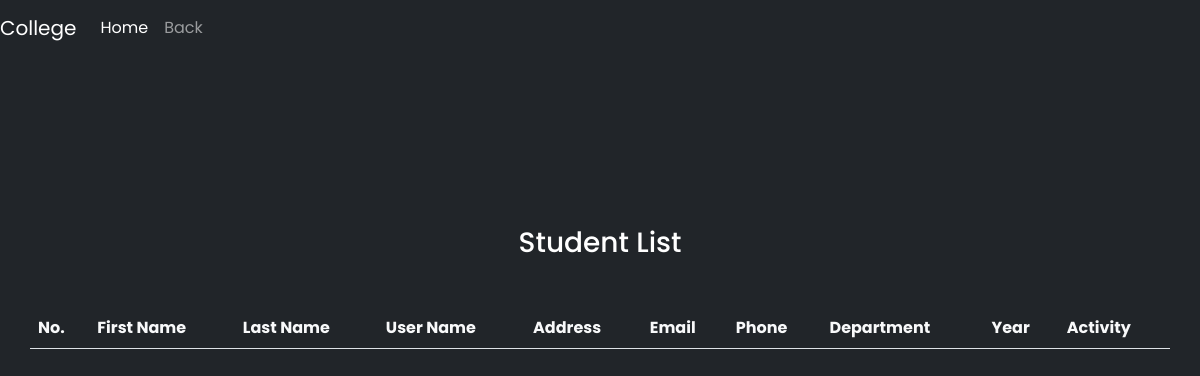
The page /viewstudent on the database as committed earlier.
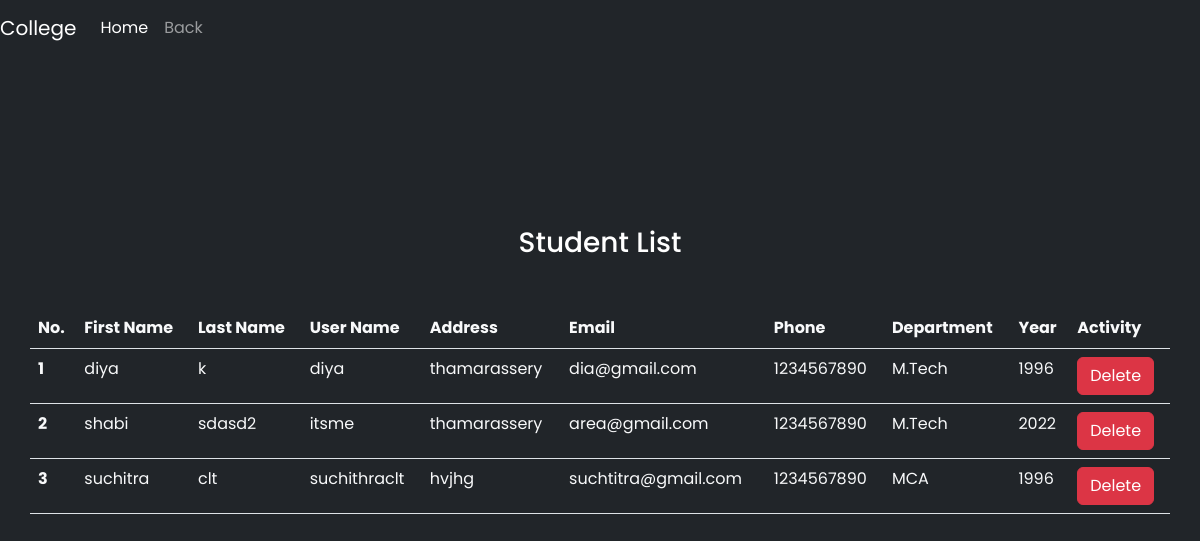
The same page on the database as committed later.
### mycollege/models.py (models this page shows, shortened)
class Student(models.Model):
    user=models.ForeignKey(User,on_delete=models.CASCADE)
    first_name=models.CharField(max_length=200)
    second_name=models.CharField(max_length=200)
    user_name=models.CharField(max_length=200)
    address=models.CharField(max_length=200)
    email=models.CharField(max_length=200)
    phone=models.IntegerField()
    department=models.CharField(max_length=200)
    password=models.CharField(max_length=200)
    password1=models.CharField(max_length=200)
    year=models.IntegerField()
    status=models.CharField(max_length=200)
    role=models.CharField(max_length=200)

### mycollege/views.py (the view)
# urls.py: path('viewstudent',views.view_student,name='viewstudent'),
def view_student(request):
    student_data = Student.objects.all()
    return render(request, 'viewstudent.html', {'data': student_data})

### mycollege/templates/viewstudent.html (shortened to what this page needs)
<!DOCTYPE html>
{% load static %}
<html lang="en">
<head>
    <link href="https://cdn.jsdelivr.net/npm/bootstrap@5.2.3/dist/css/bootstrap.min.css" rel="stylesheet"
>
    <link rel="stylesheet" href="https://cdnjs.cloudflare.com/ajax/libs/font-awesome/4.7.0/css/font-awesome.min.css">
    <link rel="stylesheet" href="{% static '/style.css' %}">
</head>
<body>
    <div class="student-view-main bg-dark font-family" style="min-height: 100vh; color: #fff;">
        <div>
            <nav class="navbar navbar-expand-lg navbar-dark conatiner-fluid">
                <a class="navbar-brand" href="#">College</a>
                <div class="collapse navbar-collapse" id="navbarNavAltMarkup">
                    <div class="navbar-nav">
                        <a class="nav-item nav-link active" href="{% url 'index' %}">Home </a>
                        <a class="nav-item nav-link" href="{% url 'teacher' %}">Back</a>
                    </div>
                </div>
            </nav>
        </div>
        <div class="container">
            <div class="row" style="height: 170px;"></div>
            <h3 class="text-center mb-5">Student List</h3>
            <div class="row">
                <table class="table">
                    <thead class="thead-dark text-light">
                        <tr>
                            <th scope="col">No.</th>
                            <th scope="col">First Name</th>
                            <th scope="col">Last Name</th>
                            <th scope="col">User Name</th>
                            <th scope="col">Address</th>
                            <th scope="col">Email</th>
                            <th scope="col">Phone</th>
                            <th scope="col">Department</th>
                            <th scope="col">Year</th>
                            <th scope="col">Activity</th>
                        </tr>
                    </thead>
                    {% for i in data %}
                    <tbody>
                        <tr>
                            <th scope="row" class="text-light">{{forloop.counter}}</th>
                            <td class="text-light">{{i.first_name}}</td>
                            <td class="text-light">{{i.second_name}}</td>
                            <td class="text-light">{{i.user_name}}</td>
                            <td class="text-light">{{i.address}}</td>
                            <td class="text-light">{{i.email}}</td>
                            <td class="text-light">{{i.phone}}</td>
                            <td class="text-light">{{i.department}}</td>
                            <td class="text-light">{{i.year}}</td>
                            <td class="text-light"><a href="{% url 'delstudent' i.id %}" class="btn btn-danger">Delete</a></td>
                        </tr>
                    </tbody>
                    {% endfor %}
                </table>
            </div>
        </div>
    </div>
</body>
</html>

Rows that differ between the two databases and show on the page:
added Student: first_name "diya", second_name "k", user_name "diya", address "thamarassery", email "dia@gmail.com", phone "1234567890", department "M.Tech", year "1996"
added Student: first_name "shabi", second_name "sdasd2", user_name "itsme", address "thamarassery", email "area@gmail.com", phone "1234567890", department "M.Tech", year "2022"
added Student: first_name "suchitra", second_name "clt", user_name "suchithraclt", address "hvjhg", email "suchtitra@gmail.com", phone "1234567890", department "MCA", year "1996"
